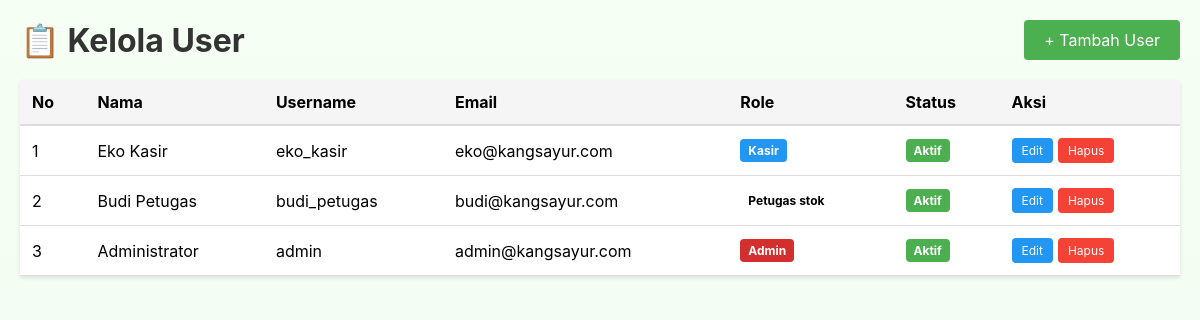
The page /admin/users.php (signed in) on the database its author committed.
### tables this page shows
CREATE TABLE `users` (
  `id` int(11) NOT NULL,
  `nama` varchar(100) NOT NULL,
  `email` varchar(100) NOT NULL,
  `username` varchar(50) NOT NULL,
  `password` varchar(255) NOT NULL,
  `role` enum('admin','petugas_stok','kasir') NOT NULL,
  `status` enum('aktif','nonaktif') DEFAULT 'aktif',
  `created_at` timestamp NOT NULL DEFAULT current_timestamp(),
  `updated_at` timestamp NOT NULL DEFAULT current_timestamp() ON UPDATE current_timestamp()
);

### public/admin/users.php (the view, shortened to what this page needs)
<?php
include '../../config/database.php';
$action = $_GET['action'] ?? 'list';
$users = $conn->query("SELECT * FROM users ORDER BY id DESC");
?>
<!DOCTYPE html>
<html lang="id">
<head>
    <link rel="stylesheet" href="../css/style.css">
</head>
<body>
    <div class="container">
        <?php if ($action == 'list'): ?>
        <div class="header">
            <h1>📋 Kelola User</h1>
            <a href="users.php?action=add" class="btn-add">+ Tambah User</a>
        </div>
        <table>
            <thead>
                <tr>
                    <th>No</th>
                    <th>Nama</th>
                    <th>Username</th>
                    <th>Email</th>
                    <th>Role</th>
                    <th>Status</th>
                    <th>Aksi</th>
                </tr>
            </thead>
            <tbody>
                <?php $no = 1; while ($user = $users->fetch_assoc()): ?>
                <tr>
                    <td><?php echo $no++; ?></td>
                    <td><?php echo $user['nama']; ?></td>
                    <td><?php echo $user['username']; ?></td>
                    <td><?php echo $user['email']; ?></td>
                    <td>
                        <span class="badge <?php echo str_replace('_', '', $user['role']); ?>">
                            <?php echo ucfirst(str_replace('_', ' ', $user['role'])); ?>
                        </span>
                    </td>
                    <td>
                        <span class="badge <?php echo $user['status']; ?>">
                            <?php echo ucfirst($user['status']); ?>
                        </span>
                    </td>
                    <td>
                        <div class="action-btns">
                            <a href="users.php?action=edit&id=<?php echo $user['id']; ?>" class="btn-edit">Edit</a>
                            <a href="users.php?action=delete&id=<?php echo $user['id']; ?>" class="btn-delete" onclick="return confirm('Yakin hapus user ini?')">Hapus</a>
                        </div>
                    </td>
                </tr>
                <?php endwhile; ?>
            </tbody>
        </table>
        <?php endif; ?>
    </div>
</body>
</html>

### public/css/style.css (style rules this page uses)
:root { --container-width:1400px; }
* { margin: 0; padding: 0; box-sizing: border-box; font-family: Inter, system-ui, -apple-system, "Segoe UI", Roboto, "Helvetica Neue", Arial; }
html, body { height: 100%; }
body { background: linear-gradient(180deg, #f6fff4, #eef9f0); }

### public/admin/users.php (style rules this page uses)
.container { max-width: 1200px; margin: 20px auto; padding: 0 20px; }
.header { display: flex; justify-content: space-between; align-items: center; margin-bottom: 20px; }
.header h1 { margin: 0; color: #333; }
.btn-add { background: #4CAF50; color: white; border: none; padding: 10px 20px; border-radius: 4px; cursor: pointer; text-decoration: none; display: inline-block; }
table { width: 100%; border-collapse: collapse; background: white; box-shadow: 0 2px 4px rgba(0,0,0,0.1); }
th { background: #f5f5f5; padding: 12px; text-align: left; font-weight: bold; border-bottom: 2px solid #ddd; }
td { padding: 12px; border-bottom: 1px solid #ddd; }
.badge { display: inline-block; padding: 4px 8px; border-radius: 4px; font-size: 12px; font-weight: bold; }
.badge.admin { background: #d32f2f; color: white; }
.badge.kasir { background: #2196F3; color: white; }
.badge.aktif { background: #4CAF50; color: white; }
.action-btns { display: flex; gap: 5px; }
.btn-edit, .btn-delete { padding: 5px 10px; border: none; border-radius: 4px; cursor: pointer; font-size: 12px; text-decoration: none; display: inline-block; }
.btn-edit { background: #2196F3; color: white; }
.btn-delete { background: #f44336; color: white; }

### rows shown on the page
users: nama "Eko Kasir", username "eko_kasir", email "eko@kangsayur.com", role "Kasir", status "Aktif"
users: nama "Budi Petugas", username "budi_petugas", email "budi@kangsayur.com", role "Petugas stok", status "Aktif"
users: nama "Administrator", username "admin", email "admin@kangsayur.com", role "Admin", status "Aktif"
